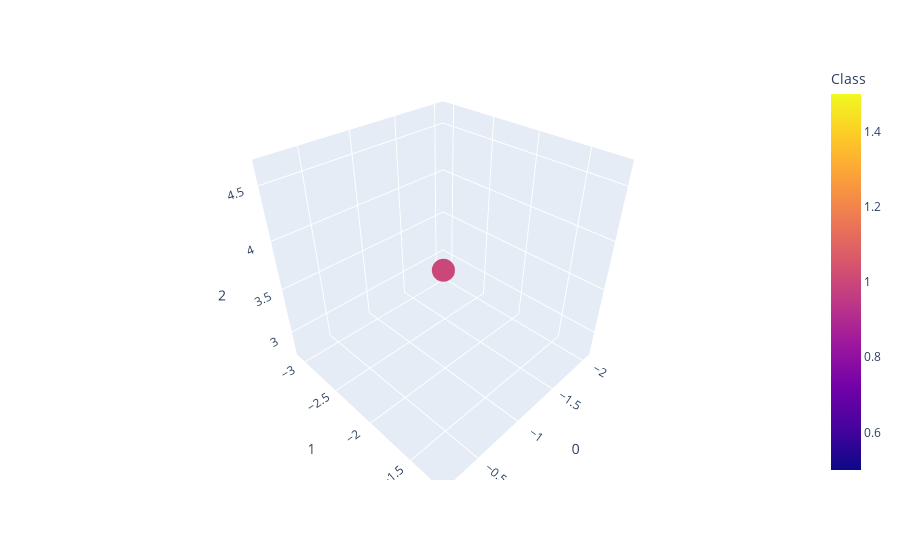

The notebook cell this image was saved under:
### Code cell
fig_fraud = px.scatter_3d(pca_plot_data_fraud, x=0, y=1, z=2,
              color='Class')
fig_fraud.show()

### Figure 1 — Plotly figure (JSON) as saved in the notebook; plotly's stock layout.template omitted (floating-point values rounded to 4 significant figures)
{"data": [{"hovertemplate": "0=%{x}<br>1=%{y}<br>2=%{z}<br>Class=%{marker.color}<extra></extra>", "legendgroup": "", "marker": {"color": [1], "coloraxis": "coloraxis", "symbol": "circle"}, "mode": "markers", "name": "", "scene": "scene", "showlegend": false, "type": "scatter3d", "x": [-1.114], "y": [-2.142], "z": [3.713]}], "layout": {"coloraxis": {"colorbar": {"title": {"text": "Class"}}, "colorscale": [[0, "#0d0887"], [0.1111, "#46039f"], [0.2222, "#7201a8"], [0.3333, "#9c179e"], [0.4444, "#bd3786"], [0.5556, "#d8576b"], [0.6667, "#ed7953"], [0.7778, "#fb9f3a"], [0.8889, "#fdca26"], [1, "#f0f921"]]}, "legend": {"tracegroupgap": 0}, "margin": {"t": 60}, "scene": {"domain": {"x": [0, 1], "y": [0, 1]}, "xaxis": {"title": {"text": "0"}}, "yaxis": {"title": {"text": "1"}}, "zaxis": {"title": {"text": "2"}}}}}
